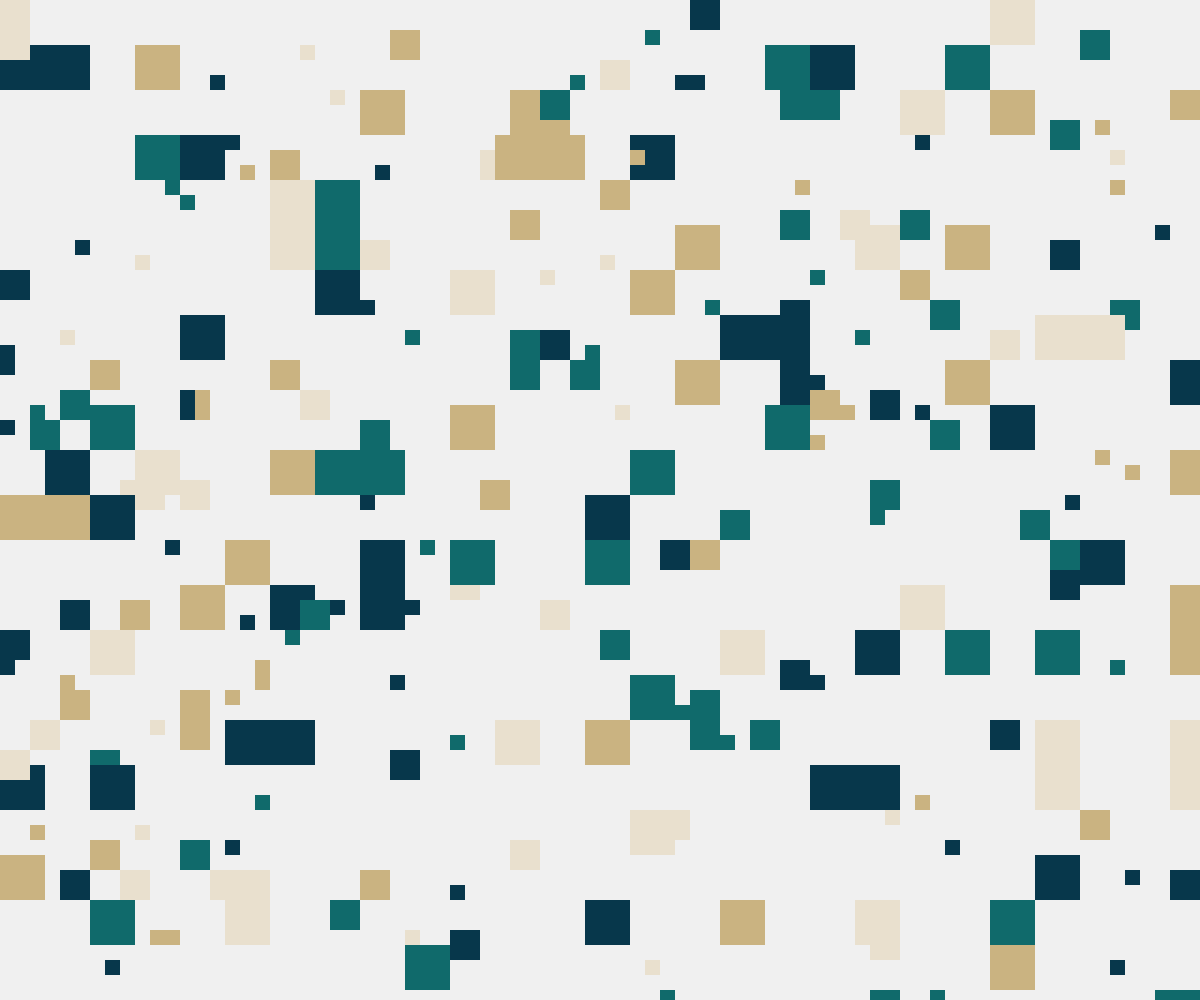
Frame 1 (no input)
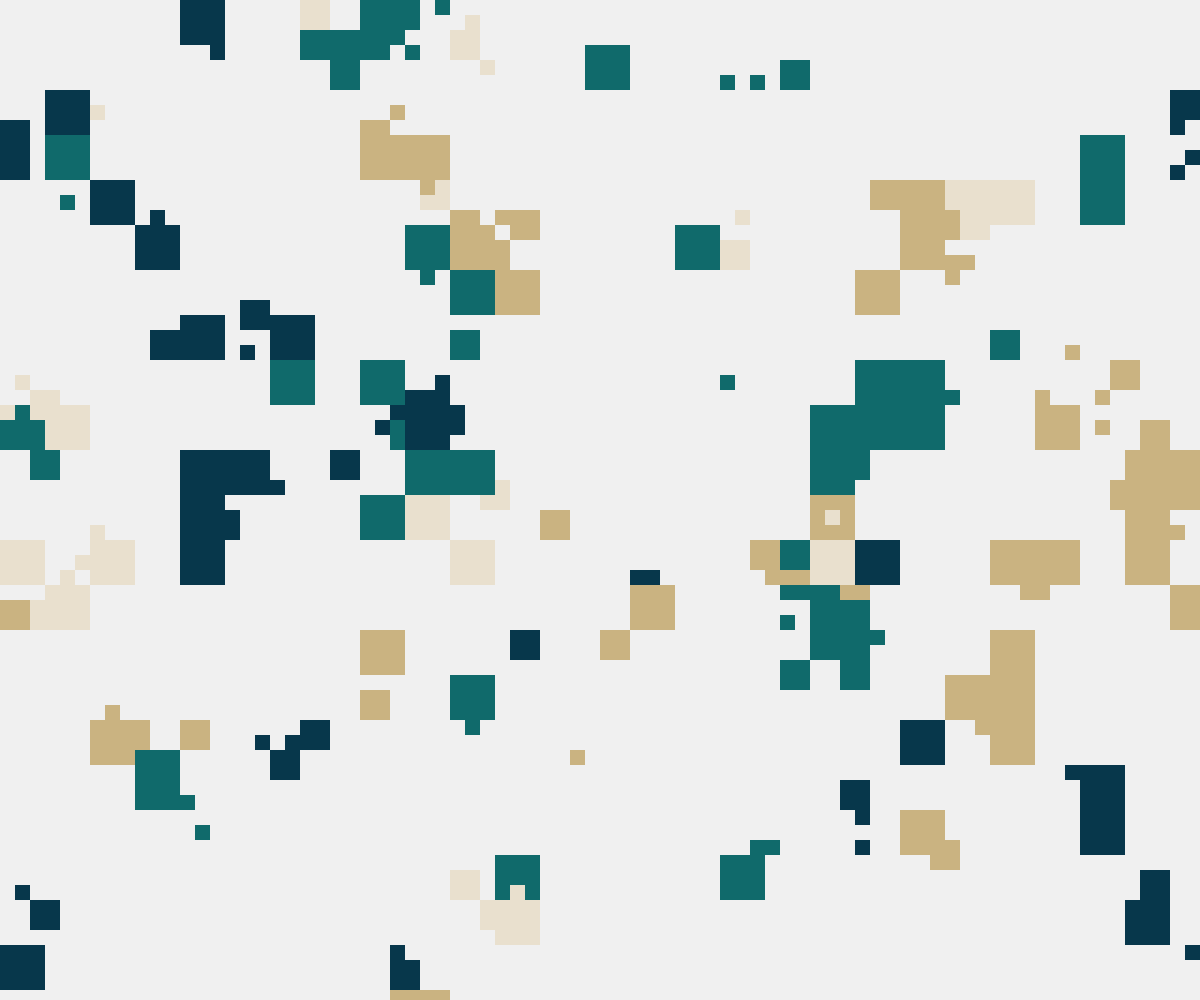
Frame 60 (no input)
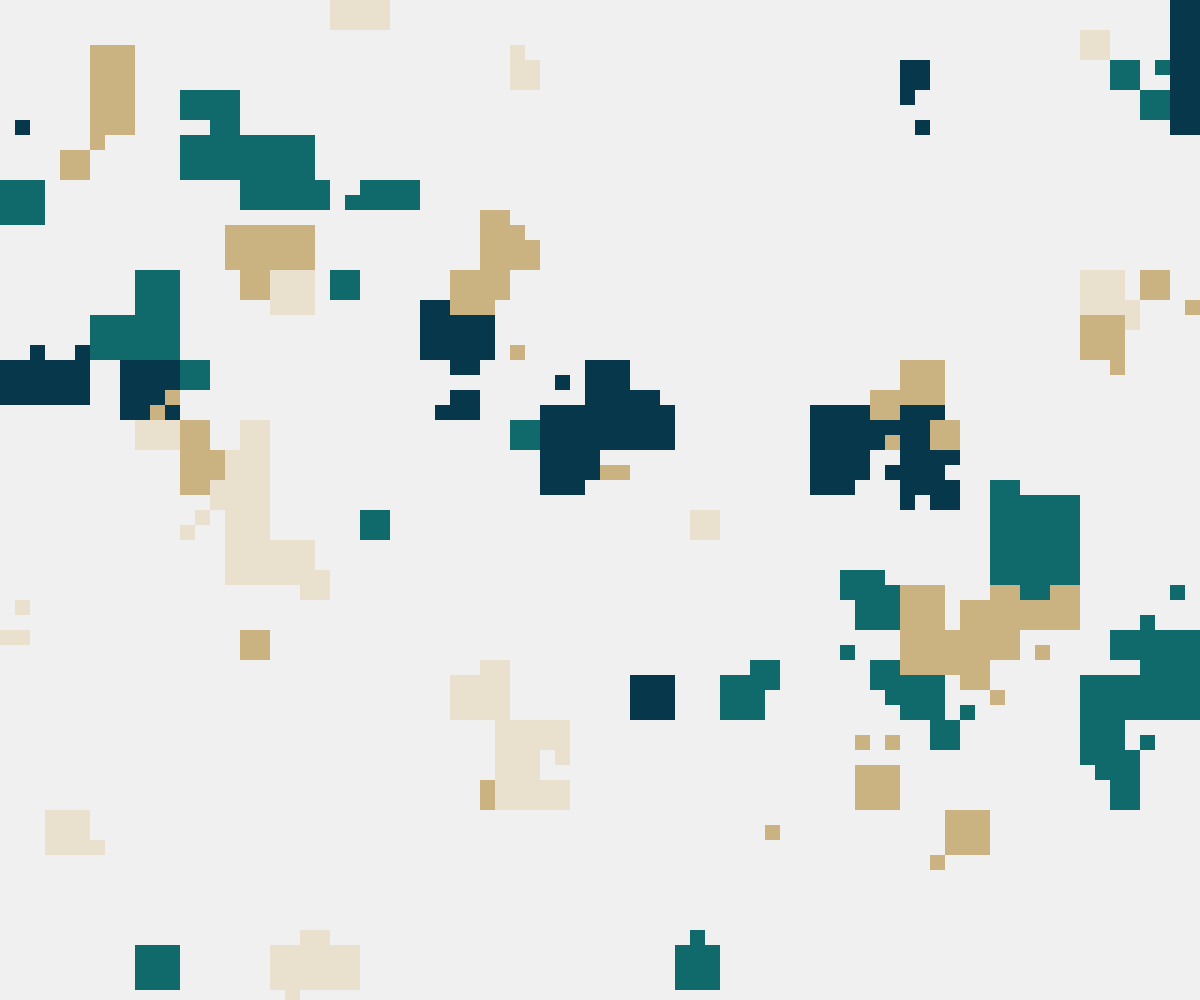
Frame 120 (the mouse pressed at the canvas centre since frame 60)

The p5.js sketch that drew these frames (run headless with seeded random() and noise() and a simulated clock; from frame 60 on, the mouse is pressed at the canvas centre):

// p5.js sketch
// ── sketch.js
const n = 300;
const flock = [];

let cp;
let alignSlider, cohesionSlider, separationSlider;

function setup() {
  createCanvas(windowWidth, windowHeight);

  alignSlider = createSlider(0, 2, 1.5, 0.1);
  cohesionSlider = createSlider(0, 2, 1, 0.1);
  separationSlider = createSlider(0, 2, 2, 0.1);

  cp = random(colorPalletes).colors;

  for(let i = 0; i < n; i ++){
    flock.push(new Boid(random(width), random(height), cp));
  }
}

function draw() {
  background(240);
  for (let boid of flock) {
    boid.edges();
    boid.flock(flock);
    boid.update();
    boid.show();
  }
}

function mousePressed() {
  if(flock.length > n){
    flock.shift();
  }
  flock.push(new Boid(mouseX, mouseY, cp));
}

class Easing {
  static easeInSine(x) {
    return 1 - Math.cos((x * Math.PI) / 2);
  }

  static easeOutSine(x) {
    return Math.sin((x * Math.PI) / 2);
  }

  static easeInOutSine(x) {
    return -(Math.cos(Math.PI * x) - 1) / 2;
  }

  static easeInQuad(x) {
    return x * x;
  }

  static easeOutQuad(x) {
    return 1 - (1 - x) * (1 - x);
  }

  static easeInOutQuad(x) {
    return x < 0.5 ? 2 * x * x : 1 - Math.pow(-2 * x + 2, 2) / 2;
  }

  static easeInCubic(x) {
    return x * x * x;
  }

  static easeOutCubic(x) {
    return 1 - Math.pow(1 - x, 3);
  }

  static easeInOutCubic(x) {
    return x < 0.5 ? 4 * x * x * x : 1 - Math.pow(-2 * x + 2, 3) / 2;
  }

  static easeInQuart(x) {
    return x * x * x * x;
  }

  static easeOutQuart(x) {
    return 1 - Math.pow(1 - x, 4);
  }

  static easeInOutQuart(x) {
    return x < 0.5 ? 8 * x * x * x * x : 1 - Math.pow(-2 * x + 2, 4) / 2;
  }

  static easeInQuint(x) {
    return x * x * x * x * x;
  }

  static easeOutQuint(x) {
    return 1 - Math.pow(1 - x, 5);
  }

  static easeInOutQuint(x) {
    return x < 0.5 ? 16 * x * x * x * x * x : 1 - Math.pow(-2 * x + 2, 5) / 2;
  }

  static easeInExpo(x) {
    return x === 0 ? 0 : Math.pow(2, 10 * x - 10);
  }

  static easeOutExpo(x) {
    return x === 1 ? 1 : 1 - Math.pow(2, -10 * x);
  }

  static easeInOutExpo(x) {
    return x === 0 ?
      0 :
      x === 1 ?
      1 :
      x < 0.5 ?
      Math.pow(2, 20 * x - 10) / 2 :
      (2 - Math.pow(2, -20 * x + 10)) / 2;
  }

  static easeInCirc(x) {
    return 1 - Math.sqrt(1 - Math.pow(x, 2));
  }

  static easeOutCirc(x) {
    return Math.sqrt(1 - Math.pow(x - 1, 2));
  }

  static easeInOutCirc(x) {
    return x < 0.5 ?
      (1 - Math.sqrt(1 - Math.pow(2 * x, 2))) / 2 :
      (Math.sqrt(1 - Math.pow(-2 * x + 2, 2)) + 1) / 2;
  }

  static easeOutBack(x) {
    const c1 = 1.70158;
    const c3 = c1 + 1;
    return 1 + c3 * Math.pow(x - 1, 3) + c1 * Math.pow(x - 1, 2);
  }

  static easeInOutBack(x) {
    const c1 = 1.70158;
    const c2 = c1 * 1.525;
    return x < 0.5 ?
      (Math.pow(2 * x, 2) * ((c2 + 1) * 2 * x - c2)) / 2 :
      (Math.pow(2 * x - 2, 2) * ((c2 + 1) * (x * 2 - 2) + c2) + 2) / 2;
  }
}

const colorPalletes = [
  {
    name: "DeepEmeraldGold",
    colors: ["#005e55", "#fff9bf", "#edb50c", "#b8003d", "#5e001f"],
  },
  {
    name: "WarmRainbow",
    colors: ["#01204E", "#028391", "#F6DCAC", "#FAA968", "#F85525"],
  },
  {
    name: "ChocolateAndCream",
    colors: ["#D54751", "#EF9A48", "#FFFCC7", "#4DA394", "#59322B"],
  },
  {
    name: "PopArt",
    colors: ["#241965", "#653993", "#9F4094", "#B73D6E", "#F19406"],
  },
  {
    name: "DeepEmeraldGold",
    colors: ["#F87523", "#FFC31B", "#E7DCC9", "#1DB7B9", "#126D68"],
  },
  {
    name: "GreenPink",
    colors: ["#01B999", "#FAB3B3", "#DC958F", "#A1D8CE", "#F1FAF7"],
  },
  {
    name: "NatureTranquility",
    colors: ["#106A6B", "#07374B", "#CAB381", "#E9E0CE"],
  },
  {
    name: "VibrantHarmony",
    colors: ["#F15946", "#5681CB", "#FAAA2D", "#296647", "#453945"],
  },
  {
    name: "Serenity Bliss",
    colors: ["#FFB4B8", "#EF4B28", "#0A563A", "#FFBC54", "#ECE9E0"],
  }
];
// ── boid.js
class Boid {
    constructor(x, y, cp) {
        this.position = createVector(x, y);
        this.velocity = p5.Vector.random2D();
        this.velocity.setMag(random(2, 4));
        this.acceleration = createVector();
        this.maxForce = 0.2;
        this.maxSpeed = 5;
        this.s = 15 * floor(random(1, 4));
        this.cp = cp;
        this.index = floor(random(this.cp.length));
    }

    edges() {
        if (this.position.x > width) {
            this.position.x = 0;
        } else if (this.position.x < 0) {
            this.position.x = width;
        }
        if (this.position.y > height) {
            this.position.y = 0;
        } else if (this.position.y < 0) {
            this.position.y = height;
        }
    }

    align(boids) {
        let perceptionRadius = 25;
        let steering = createVector();
        let total = 0;
        for (let other of boids) {
            let d = dist(this.position.x, this.position.y, other.position.x, other.position.y);
            if (other != this && d < perceptionRadius) {
                steering.add(other.velocity);
                total++;
            }
        }
        if (total > 0) {
            steering.div(total);
            steering.setMag(this.maxSpeed);
            steering.sub(this.velocity);
            steering.limit(this.maxForce);
        }
        return steering;
    }

    separation(boids) {
        let perceptionRadius = 24;
        let steering = createVector();
        let total = 0;
        for (let other of boids) {
            let d = dist(this.position.x, this.position.y, other.position.x, other.position.y);
            if (other != this && d < perceptionRadius) {
                let diff = p5.Vector.sub(this.position, other.position);
                diff.div(d * d);
                steering.add(diff);
                total++;
            }
        }
        if (total > 0) {
            steering.div(total);
            steering.setMag(this.maxSpeed);
            steering.sub(this.velocity);
            steering.limit(this.maxForce);
        }
        return steering;
    }

    cohesion(boids) {
        let perceptionRadius = 50;
        let steering = createVector();
        let total = 0;
        for (let other of boids) {
            let d = dist(this.position.x, this.position.y, other.position.x, other.position.y);
            if (other != this && d < perceptionRadius) {
                steering.add(other.position);
                total++;
            }
        }
        if (total > 0) {
            steering.div(total);
            steering.sub(this.position);
            steering.setMag(this.maxSpeed);
            steering.sub(this.velocity);
            steering.limit(this.maxForce);
        }
        return steering;
    }

    flock(boids) {
        let alignment = this.align(boids);
        let cohesion = this.cohesion(boids);
        let separation = this.separation(boids);

        alignment.mult(alignSlider.value());
        cohesion.mult(cohesionSlider.value());
        separation.mult(separationSlider.value());

        this.acceleration.add(alignment);
        this.acceleration.add(cohesion);
        this.acceleration.add(separation);


        let perceptionRadius = 30;
        for (let other of boids) {
            let d = dist(this.position.x, this.position.y, other.position.x, other.position.y);
            if (other != this && d < perceptionRadius) {
                this.index = other.index;
            }
        }
    }

    update() {
        this.position.add(this.velocity);
        this.velocity.add(this.acceleration);
        this.velocity.limit(this.maxSpeed);
        this.acceleration.mult(0);

        if (random(1000) < 10) {
            this.index = floor(random(this.cp.length));
        }
    }

    show() {
        const x = floor(this.position.x / this.s) * this.s;
        const y = floor(this.position.y / this.s) * this.s;

        noStroke();
        fill(this.cp[this.index]);
        rect(x, y, this.s, this.s);
    }
}
